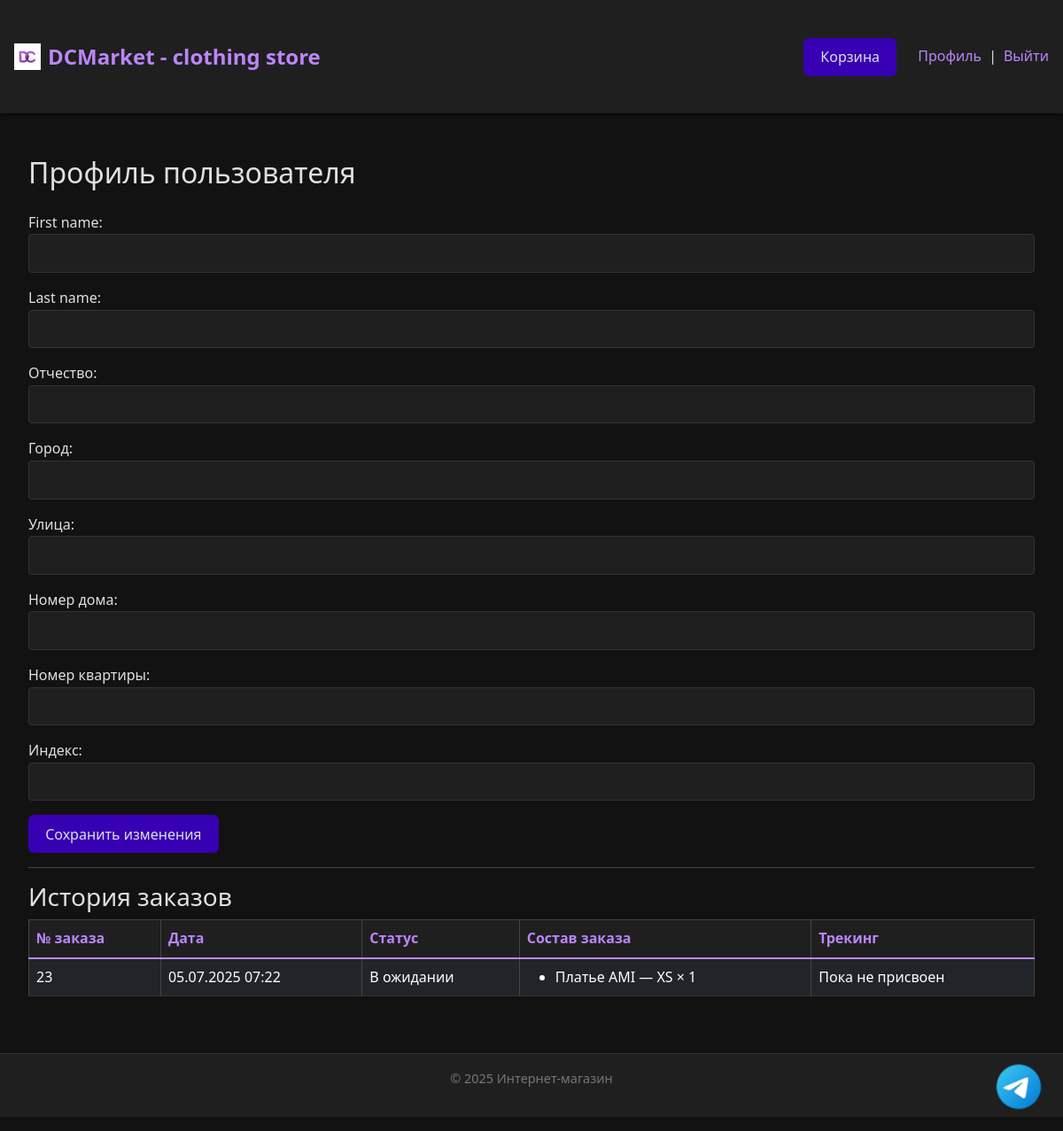
Page /users/profile/ (signed in) on the committed database.
### users/models.py (models this page shows, shortened)
class User(AbstractUser):
    middle_name = models.CharField(max_length=30, blank=True, verbose_name='Отчество')
    city = models.CharField(max_length=100, blank=True, verbose_name='Город')
    street = models.CharField(max_length=100, blank=True, verbose_name='Улица')
    house_number = models.CharField(max_length=10, blank=True, verbose_name='Номер дома')
    apartment_number = models.CharField(max_length=10, blank=True, verbose_name='Номер квартиры')
    postal_code = models.CharField(max_length=10, blank=True, verbose_name='Индекс')

### orders/models.py (models this page shows, shortened)
class Order(models.Model):
    STATUS_CHOICES = [
        ("pending", "В ожидании"),
        ("shipped", "Отправлен"),
        ("delivered", "Доставлен"),
        ("canceled", "Отменен"),
    ]
    user = models.ForeignKey(settings.AUTH_USER_MODEL, on_delete=models.CASCADE, verbose_name="Пользователь")
    first_name = models.CharField(max_length=30, verbose_name="Имя")
    last_name = models.CharField(max_length=30, verbose_name="Фамилия")
    middle_name = models.CharField(max_length=30, verbose_name="Отчество")
    city = models.CharField(max_length=100, verbose_name="Город")
    street = models.CharField(max_length=100, verbose_name="Улица")
    house_number = models.CharField(max_length=10, verbose_name="Номер дома")
    apartment_number = models.CharField(max_length=10, verbose_name="Номер квартиры")
    postal_code = models.CharField(max_length=10, verbose_name="Почтовый индекс")
    created_at = models.DateTimeField(auto_now_add=True, verbose_name="Дата создания")
    tracking_number = models.CharField(max_length=40, blank=True, default="В ожидании", verbose_name="Номер отслеживания")
    status = models.CharField(max_length=20, choices=STATUS_CHOICES, default="pending", verbose_name="Статус")
    class Meta:
        verbose_name = "Order"
        verbose_name_plural = "Orders"

class OrderItem(models.Model):
    order = models.ForeignKey(Order, related_name="items", on_delete=models.CASCADE)
    clothing_item = models.ForeignKey(ClothingItem, on_delete=models.CASCADE)
    size = models.ForeignKey(Size, on_delete=models.CASCADE)
    quantity = models.PositiveIntegerField()
    total_price = models.DecimalField(max_digits=10, decimal_places=2)
    class Meta:
        verbose_name = "Заказ"
        verbose_name_plural = "Заказы"

### main/models.py (models this page shows, shortened)
class ClothingItem(models.Model):
    name = models.CharField(max_length=255)
    slug = models.SlugField(unique=True)
    sizes = models.ManyToManyField(Size, through='ClothingItemSize', related_name='clothing_items', blank=True)
    image = models.ImageField(upload_to='products/img', null=True, blank=True)
    category = models.ForeignKey(Category, on_delete=models.CASCADE, related_name='clothing_items')
    description = models.TextField(blank=True)
    price = models.DecimalField(max_digits=20, decimal_places=2)
    discount = models.DecimalField(max_digits=5, decimal_places=2)
    created_on = models.DateTimeField(auto_now_add=True)

class Size(models.Model):
    name = models.CharField(max_length=10)

### users/views.py (the view)
# urls.py: path('profile/', views.profile_view, name='profile'),
@login_required(login_url='/users/login/')
def profile_view(request):
    if request.method == 'POST':
        form = UserProfileForm(request.POST, instance=request.user)
        if form.is_valid():
            form.save()
            return redirect('users:profile')
    else:
        form = UserProfileForm(instance=request.user)
    orders = Order.objects.filter(user=request.user)
    return render(request, 'users/profile.html', {'form': form, 'orders': orders})

### users/forms.py
class UserProfileForm(forms.ModelForm):
    class Meta:
        model = User
        fields = [
            'first_name', 'last_name', 'middle_name',
            'city', 'street', 'house_number',
            'apartment_number', 'postal_code',
        ]

### users/templates/users/profile.html (shortened to what this page needs)
{% extends "base.html" %}
{% load static %}
{% block content %}
<div class="container mt-5">
    <h2 class="mb-4">Профиль пользователя</h2>
    <form method="post">
        {% for field in form %}
            <div class="mb-3">
                {{ field.label_tag }}<br>
                {{ field }}
            </div>
        {% endfor %}
        <button type="submit" class="btn btn-primary">Сохранить изменения</button>
    </form>
    <hr>
    <h3>История заказов</h3>
    {% if orders %}
        <div class="table-responsive">
            <table class="table table-bordered table-dark">
                <thead>
                    <tr>
                        <th>№ заказа</th>
                        <th>Дата</th>
                        <th>Статус</th>
                        <th>Состав заказа</th>
                        <th>Трекинг</th>
                    </tr>
                </thead>
                <tbody>
                    {% for order in orders %}
                        <tr>
                            <td>{{ order.id }}</td>
                            <td>{{ order.created_at|date:"d.m.Y H:i" }}</td>
                            <td>{{ order.get_status_display }}</td>
                            <td>
                                <ul class="mb-0">
                                    {% for item in order.items.all %}
                                        <li>
                                            {{ item.clothing_item.name }} — {{ item.size.name }} × {{ item.quantity }}
                                        </li>
                                    {% endfor %}
                                </ul>
                            </td>
                            <td>
                                {% if order.tracking_number != "В ожидании" and order.tracking_number != "Pending" and order.tracking_number %}
                                {{ order.tracking_number }}
                                {% else %}
                                Пока не присвоен
                                {% endif %}
                            </td>
                        </tr>
                    {% endfor %}
                </tbody>
            </table>
        </div>
    {% else %}
        <p>У вас пока нет заказов.</p>
    {% endif %}
</div>
{% endblock %}

### templates/base.html (style rules this page uses)
body { background-color: #121212; color: #e0e0e0; font-family: 'Segoe UI', Tahoma, Geneva, Verdana, sans-serif; margin: 0; padding: 0; line-height: 1.6; }
.container { max-width: 1200px; margin: 2rem auto; padding: 0 1rem; }
button, .btn { background-color: #3700b3; color: #e0e0e0; border: none; padding: 0.6rem 1.2rem; font-size: 1rem; border-radius: 6px; cursor: pointer; transition: background-color 0.3s ease; }
input[type="text"], input[type="email"], textarea, select { background-color: #1f1f1f; border: 1px solid #333; color: #e0e0e0; padding: 0.5rem; border-radius: 4px; width: 100%; box-sizing: border-box; font-size: 1rem; transition: border-color 0.3s ease; }
h1, h2, h3, h4, h5, h6 { color: #e0e0e0; margin-top: 0; }
table { width: 100%; border-collapse: collapse; margin-bottom: 2rem; color: #e0e0e0; }
thead th { border-bottom: 2px solid #3700b3; padding: 0.75rem; text-align: left; }
tbody td { border-bottom: 1px solid #333; padding: 0.75rem; }
.table-responsive table.table.table-bordered { background-color: #121212 !important; color: #e0e0e0 !important; border: 1px solid #444 !important; }
.table-responsive table.table.table-bordered thead th { background-color: #1f1f1f !important; color: #bb86fc !important; border-bottom: 2px solid #bb86fc !important; }
.table-responsive table.table.table-bordered tbody td { border-bottom: 1px solid #333 !important; }

### rows in the picture
Order: id "23", created_at "05.07.2025 07:22", status "В ожидании", tracking_number "Пока не присвоен"
OrderItem: clothing_item.name "Платье AMI", size.name "XS", quantity "1"

### other values in the picture
{{ field.label_tag }} "First name:" "Last name:" "Отчество:" "Город:" "Улица:" "Номер дома:" "Номер квартиры:" "Индекс:"
